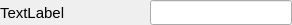
<?xml version="1.0" encoding="UTF-8"?>
<ui version="4.0">
 <class>inputparameter</class>
 <widget class="QWidget" name="inputparameter">
  <property name="geometry">
   <rect>
    <x>0</x>
    <y>0</y>
    <width>292</width>
    <height>25</height>
   </rect>
  </property>
  <property name="sizePolicy">
   <sizepolicy hsizetype="Preferred" vsizetype="Fixed">
    <horstretch>0</horstretch>
    <verstretch>0</verstretch>
   </sizepolicy>
  </property>
  <property name="minimumSize">
   <size>
    <width>0</width>
    <height>25</height>
   </size>
  </property>
  <property name="maximumSize">
   <size>
    <width>16777215</width>
    <height>25</height>
   </size>
  </property>
  <property name="windowTitle">
   <string>Form</string>
  </property>
  <layout class="QHBoxLayout" name="horizontalLayout">
   <property name="spacing">
    <number>0</number>
   </property>
   <property name="leftMargin">
    <number>0</number>
   </property>
   <property name="topMargin">
    <number>0</number>
   </property>
   <property name="rightMargin">
    <number>0</number>
   </property>
   <property name="bottomMargin">
    <number>0</number>
   </property>
   <item>
    <widget class="QLabel" name="label_name">
     <property name="sizePolicy">
      <sizepolicy hsizetype="Expanding" vsizetype="Minimum">
       <horstretch>0</horstretch>
       <verstretch>0</verstretch>
      </sizepolicy>
     </property>
     <property name="font">
      <font>
       <pointsize>11</pointsize>
      </font>
     </property>
     <property name="text">
      <string>TextLabel</string>
     </property>
    </widget>
   </item>
   <item>
    <spacer name="horizontalSpacer">
     <property name="orientation">
      <enum>Qt::Horizontal</enum>
     </property>
     <property name="sizeHint" stdset="0">
      <size>
       <width>40</width>
       <height>20</height>
      </size>
     </property>
    </spacer>
   </item>
   <item>
    <widget class="QLineEdit" name="input_value">
     <property name="sizePolicy">
      <sizepolicy hsizetype="Expanding" vsizetype="Expanding">
       <horstretch>0</horstretch>
       <verstretch>0</verstretch>
      </sizepolicy>
     </property>
     <property name="minimumSize">
      <size>
       <width>0</width>
       <height>0</height>
      </size>
     </property>
     <property name="maximumSize">
      <size>
       <width>16777215</width>
       <height>16777215</height>
      </size>
     </property>
     <property name="font">
      <font>
       <pointsize>11</pointsize>
      </font>
     </property>
     <property name="layoutDirection">
      <enum>Qt::RightToLeft</enum>
     </property>
     <property name="alignment">
      <set>Qt::AlignRight|Qt::AlignTrailing|Qt::AlignVCenter</set>
     </property>
    </widget>
   </item>
  </layout>
 </widget>
 <resources/>
 <connections/>
</ui>
